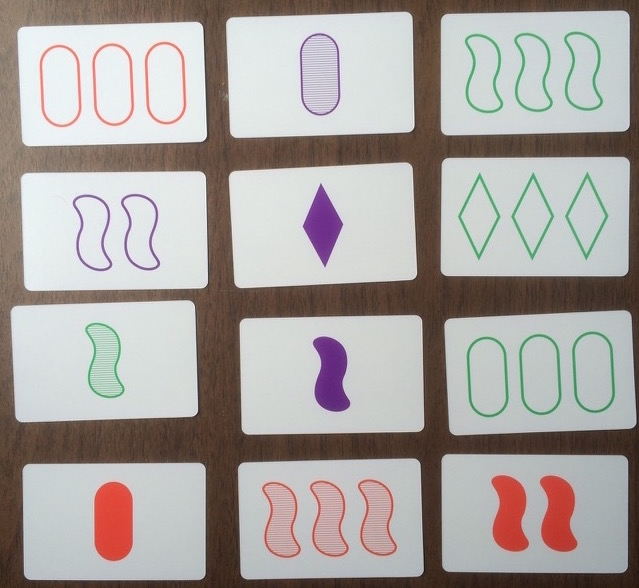
#> input picture testImages/set1.jpeg, 639 x 588 px, given in place of the camera
$ python cardtracker.py   (older library calls are emulated)
#> lines starting #> are read from the running program, lines starting #| are printed output that depends on the picture; after the words box and inside, x2 and y2 are one past the last pixel; in counts of white or black regions, pixels touching at a corner belong together
#> further down, frame is the input picture: shape (588, 639, 3); mean B, G, R 160, 163.2, 169.2
import cv2
import numpy as np
import argparse
import imutils
import matplotlib.pyplot as plt
from card import Card

class card:

    MIN_HEIGHT    = 120
    MIN_WIDTH     = 180
    MIN_PERIMETER = 400
    MAX_PERIMETER = 1400

    # [47 lines left out: functions __init__, updateDimensions, isCard, mse, compareImages, not called in this run]

def createMask(frame):
    # Transform Image to get desired values
    hsv         = cv2.cvtColor(frame, cv2.COLOR_BGR2HSV)
#> hsv: shape (588, 639, 3); mean H, S, V 61.2, 40.1, 174.6

    # Find Values in a certain range
    sensitivity = 85
    lowerwhite  = np.array([0,0,255-sensitivity])
    upperwhite  = np.array([180,sensitivity,255])

    # Increase extracted image quality, reduce blur
    frame       = imutils.resize(frame)
    blurred     = cv2.GaussianBlur(frame, (11, 11), 0)
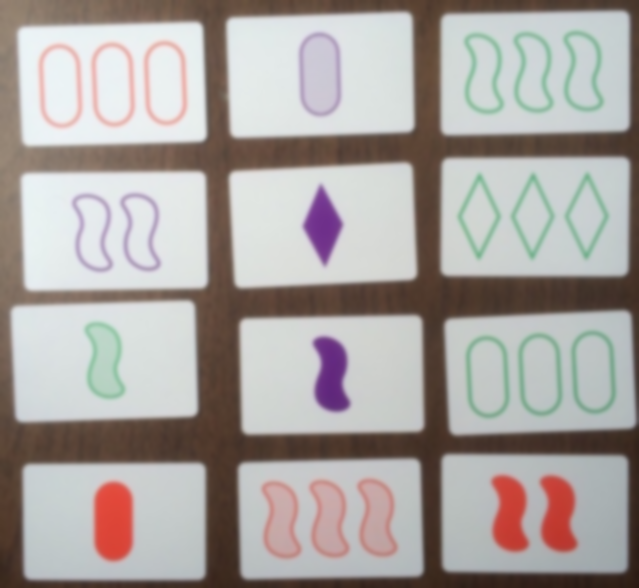
#> blurred: shape (588, 639, 3); mean B, G, R 160, 163.2, 169.3
    mask        = cv2.inRange(hsv, lowerwhite, upperwhite)
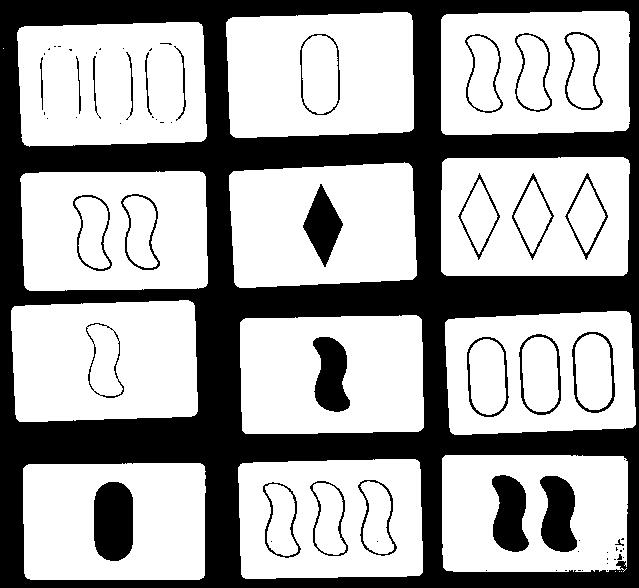
#> mask: shape (588, 639); 64.7% white; 68 black regions (39 under 20 px), largest, box (x1, y1, x2, y2) and area: (0, 0, 639, 588) 114620, (94, 482, 133, 561) 2747, (540, 476, 577, 552) 2103
    mask        = cv2.erode  (mask, None, iterations=2)
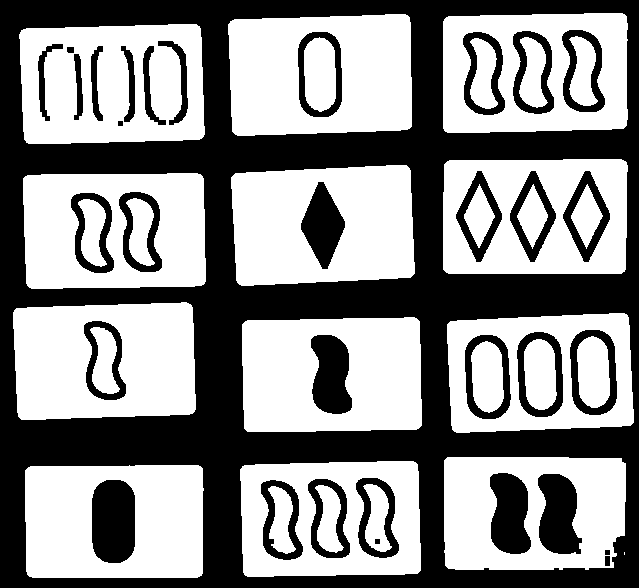
#> mask: shape (588, 639); 55.3% white; 33 black regions, largest, box (x1, y1, x2, y2) and area: (0, 0, 639, 588) 129656, (92, 480, 135, 563) 3235, (538, 474, 582, 554) 2656
    mask        = cv2.dilate (mask, None, iterations=2)
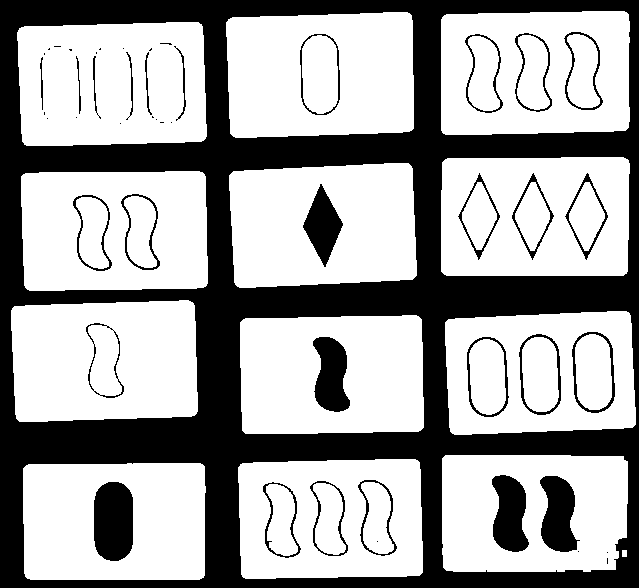
#> mask: shape (588, 639); 64.6% white; 49 black regions (21 under 20 px)
    #cv2.imshow("Mask", mask)
    return mask

def findContours(mask):
    im2, contours, hierarchy = cv2.findContours(mask,cv2.RETR_TREE,cv2.CHAIN_APPROX_SIMPLE)
#> contours = 91 contours, 32 with area under 20; largest, box (x1, y1, x2, y2) and area: (441, 11, 630, 135) 22445, (226, 12, 414, 138) 22048, (17, 22, 207, 146) 21996, (441, 157, 630, 276) 21858, (445, 311, 636, 435) 21560
    return contours

# [36 lines left out: functions drawBoundingBox, makeSameSize, saveImage, not called in this run]

def display(frame):
    #cv2.drawContours(frame,contours,-1,(0,0,255),2)
    #cv2.imshow("Contours" , frame)
    cv2.imshow("Contours" , frame)

cap = cv2.VideoCapture(1);
while True:

    _, frame = cap.read();
    maxCards    = 12          # Total Number of Cards we are able to detect
    mask     = createMask(frame)
    contours = findContours(mask)

    # Should be creating and dealing with an array of card type objects
    '''
    cardObj = card()
    cardList = []
    for i in range(maxCards):
        a_card  = card()
        cardList.append(a_card)
    '''

    for cnt in contours:
        perimeter = cv2.arcLength(cnt,True)
#> perimeter = 20
        approx = cv2.approxPolyDP(cnt,0.01*cv2.arcLength(cnt,True),True)
#> approx = [[622, 550], [622, 556], [626, 556], [626, 550]]
        x,y,w,h = cv2.boundingRect(cnt)
#> x = 622; y = 550; w = 5; h = 7

        if len(approx)==4 and perimeter > 400 and perimeter < 1400 and w > 120 and h > 180:

                drawBoundingBox(x,y,w,h,maxCards,perimeter)
                roi=frame[y:y+h,x:x+w]
                maxCards = saveImage(roi,maxCards)

    display(frame)
    k = cv2.waitKey(5) & 0xFF
#> (key Esc is pressed here)
    if k == 27:  break;

cv2.destroyAllWindows()
cap.release()
